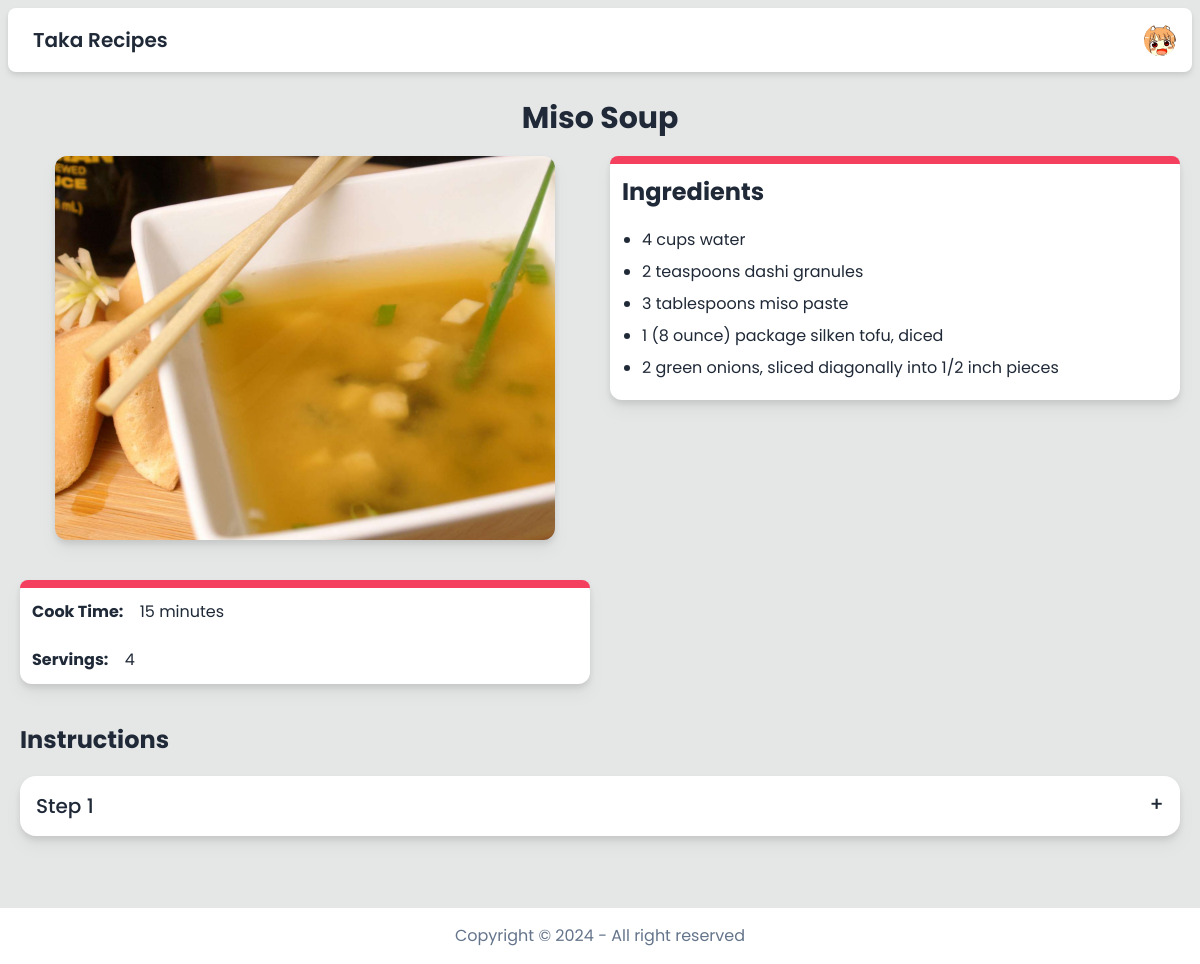
Screenshot of /recipe/2 (signed in) with the database file from the repository.
### model.py (models this page shows)
class Recipe(db.Model):
    __tablename__ = "recipe"
    id = mapped_column(Integer, primary_key=True)
    name = mapped_column(String(200), nullable=False)
    cook_time_in_minutes = mapped_column(Integer, nullable=False)
    servings = mapped_column(Integer, nullable=False)
    ingredients = mapped_column(JSON, nullable=False)
    instructions = mapped_column(JSON, nullable=False)
    image = mapped_column(String(255), nullable=False)
    datetime = mapped_column(String(100), nullable=False)
    user_id = mapped_column(Integer, ForeignKey("user.id"))

### app.py (the view)
@app.route("/recipe/<recipe_id>")
@login_required
def recipe_detail(recipe_id):
    recipe = db.session.execute(db.select(Recipe).filter_by(id=recipe_id)).scalar_one_or_none()
    if not recipe:
        return render_template("error.html", error=error(HTTPStatus.NOT_FOUND))
    if recipe.cook_time_in_minutes >= 60:
        recipe.cook_time_hour = recipe.cook_time_in_minutes // 60
        recipe.cook_time_minute = recipe.cook_time_in_minutes % 60
    else:
        recipe.cook_time_hour = None
        recipe.cook_time_minute = recipe.cook_time_in_minutes
    return render_template("/recipe/recipe_detail.html", recipe=recipe)

### helpers.py (called while the page is built)
def login_required(f):
    @wraps(f)
    def decorated_function(*args, **kwargs):
        if session.get("user_id") is None:
            return redirect("/login")
        return f(*args, **kwargs)
    return decorated_function

### templates/recipe/recipe_detail.html (shortened to what this page needs)
{% extends "template.html" %}
{% block main %}
<div class="w-screen max-w-[2000px] mx-auto p-5 mb-10">
    <p class="text-center text-3xl font-bold mb-5">{{ recipe.name }}</p>
    <div class="flex flex-col lg:flex-row items-center lg:items-start gap-10 lg:gap-5 w-full">
        <div class="w-full">
            <img class="object-cover w-full sm:w-[400px] lg:w-[500px] h-72 lg:h-96 mx-auto rounded-xl drop-shadow-lg" src="{{ url_for('static', filename=recipe.image) }}" alt="pizza">
            <div class="mt-10 drop-shadow-lg bg-base-100 rounded-xl">
                <div class="h-2 bg-accent rounded-t-xl"></div>
                <div class="grid grid-rows-2 text-sm md:text-base">
                    <div class="p-3">
                        <span class="font-bold">Cook Time:</span>
                        <span class="hover:text-rose-500 ml-3 text-right">
                            {% if recipe.cook_time_minute %}
                                {{ recipe.cook_time_minute }}{{ " minute" if recipe.cook_time_minute == 1 else " minutes"}}
                            {% endif %}
                        </span>
                    </div>
                    <div class="p-3">
                        <span class="font-bold">Servings:</span>
                        <span class="hover:text-rose-500 ml-3">{{ recipe.servings }}</span>
                    </div>
                </div>
            </div>
        </div>
        <div class="drop-shadow-lg bg-base-100 rounded-xl w-full">
            <div class="h-2 bg-accent rounded-t-xl"></div>
            <div class="p-3">
                <h3 class="text-2xl font-bold">Ingredients</h3>
                <ul class="list-disc ml-5 mt-5 text-sm md:text-base">
                    {% for ingredient in recipe.ingredients %}
                    <li class="my-2 hover:text-rose-500">{{ ingredient }}</li>
                    {% endfor %}
                </ul>
            </div>
        </div>
    </div>
    <div id="instructions" class="mt-10">
        <h2 class="font-bold text-2xl mb-5">Instructions</h2>
        {% for instruction in recipe.instructions %}
        <div class="collapse collapse-plus bg-base-100 my-3 drop-shadow-lg">
            <div class="collapse-title text-xl font-medium">Step {{ loop.index }}</div>
        </div>
        {% endfor %}
    </div>
</div>
{% endblock %}

### templates/template.html (shortened to what this page needs)
<!DOCTYPE html>
<html lang="en" class="no-scrollbar">
<head>
  <link rel="stylesheet" href="../static/css/output.css">
</head>
<body class="bg-base-300 text-base-content min-h-screen flex flex-col font-poppins transition duration-500 selection:bg-accent selection:text-accent-content">
  <header class="sticky w-full p-2 top-0 z-50">
    <div class="navbar h-fit drop-shadow-md rounded-lg bg-base-100">
      <div class="w-screen max-w-[2000px] mx-auto">
        <div class="flex-1">
          <a href="/" class="btn btn-ghost text-xl">Taka Recipes</a>
        </div>
        <div class="flex-none">
          {% if session["user_id"] %}
            <div class="dropdown dropdown-end">
              <div tabindex="0" role="button" class="btn btn-ghost btn-circle avatar">
                <div class="w-8 rounded-full">
                  <img alt="User profile"
                    src="{{ url_for('static', filename=session['user_profile_image']) }}" />
                </div>
              </div>
            </div>
          {% endif %}
        </div>
      </div>
    </div>
  </header>
  <main class="grow flex flex-col items-center justify-center font-poppins">
    {% block main %}{% endblock %}
  </main>
  <footer class="bg-base-100">
    <div class="text-center my-4">
      <p class="text-slate-500">Copyright © <span id="date"></span> - All right reserved</p>
    </div>
  </footer>
</body>
</html>

### rows the page displays
Recipe: name "Miso Soup", image (picture), servings "4"

### other values shown
{{ recipe.cook_time_minute }} "15"
{{ " minute" if recipe.cook_time_minute == 1 else " minutes" }} "minutes"
{{ ingredient }} "4 cups water" "2 teaspoons dashi granules" "3 tablespoons miso paste" "1 (8 ounce) package silken tofu, diced" "2 green onions, sliced diagonally into 1/2 inch pieces"
